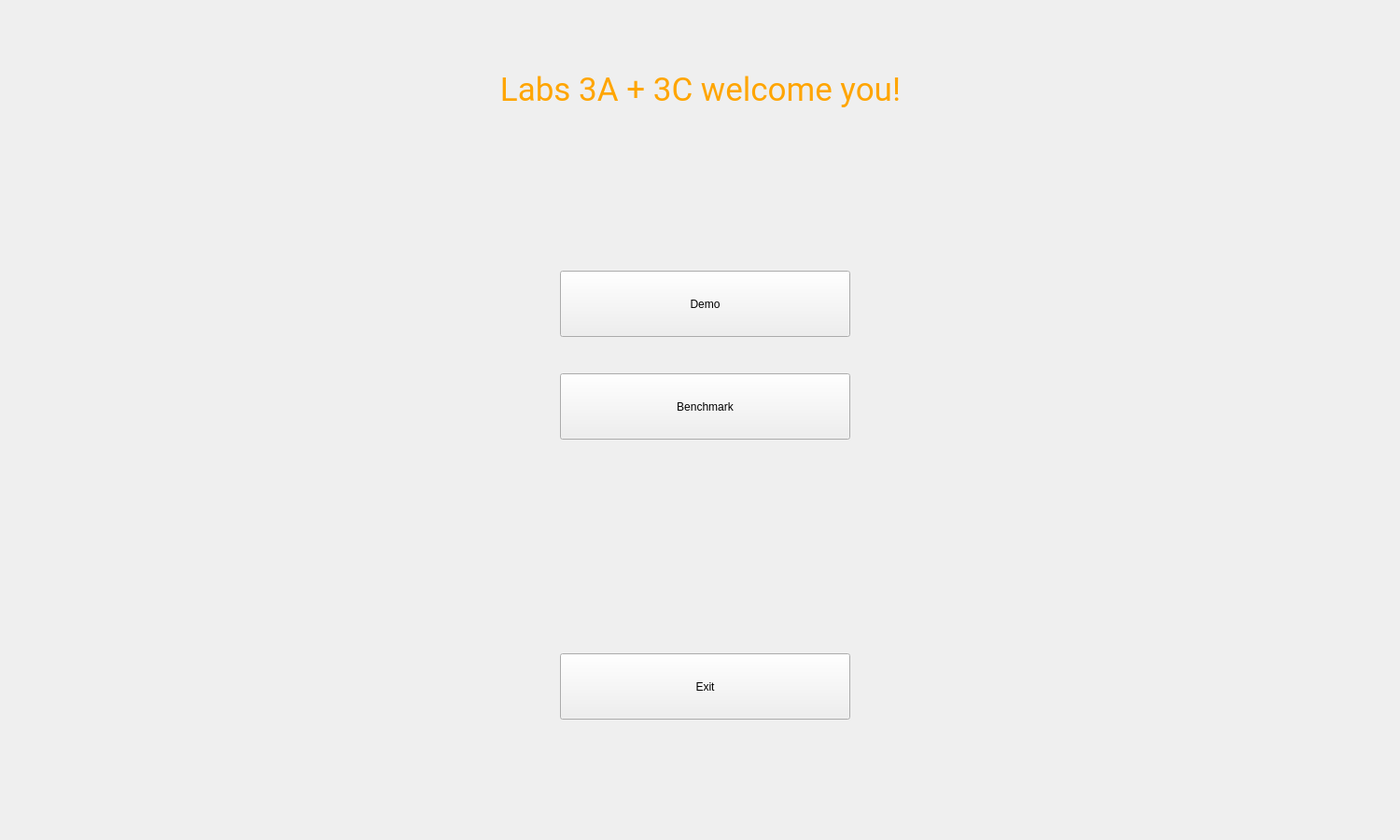
<?xml version="1.0" encoding="UTF-8"?>
<ui version="4.0">
 <class>MainWindow</class>
 <widget class="QMainWindow" name="MainWindow">
  <property name="geometry">
   <rect>
    <x>0</x>
    <y>0</y>
    <width>1500</width>
    <height>900</height>
   </rect>
  </property>
  <property name="windowTitle">
   <string>MainWindow</string>
  </property>
  <widget class="QWidget" name="centralwidget">
   <widget class="QStackedWidget" name="stackedWidget">
    <property name="geometry">
     <rect>
      <x>0</x>
      <y>0</y>
      <width>1500</width>
      <height>900</height>
     </rect>
    </property>
    <property name="currentIndex">
     <number>0</number>
    </property>
    <widget class="QWidget" name="mainPage_2">
     <widget class="QLabel" name="pageName">
      <property name="geometry">
       <rect>
        <x>0</x>
        <y>50</y>
        <width>1501</width>
        <height>91</height>
       </rect>
      </property>
      <property name="styleSheet">
       <string notr="true">color: orange;
font-size: 35px;
font-family: Roboto;</string>
      </property>
      <property name="text">
       <string>Labs 3A + 3C welcome you!</string>
      </property>
      <property name="alignment">
       <set>Qt::AlignCenter</set>
      </property>
     </widget>
     <widget class="QPushButton" name="exitButton">
      <property name="geometry">
       <rect>
        <x>600</x>
        <y>700</y>
        <width>311</width>
        <height>71</height>
       </rect>
      </property>
      <property name="text">
       <string>Exit</string>
      </property>
     </widget>
     <widget class="QPushButton" name="benchmarkButton">
      <property name="geometry">
       <rect>
        <x>600</x>
        <y>400</y>
        <width>311</width>
        <height>71</height>
       </rect>
      </property>
      <property name="text">
       <string>Benchmark</string>
      </property>
     </widget>
     <widget class="QPushButton" name="demoButton">
      <property name="geometry">
       <rect>
        <x>600</x>
        <y>290</y>
        <width>311</width>
        <height>71</height>
       </rect>
      </property>
      <property name="text">
       <string>Demo</string>
      </property>
     </widget>
    </widget>
   </widget>
  </widget>
 </widget>
 <resources/>
 <connections/>
</ui>
